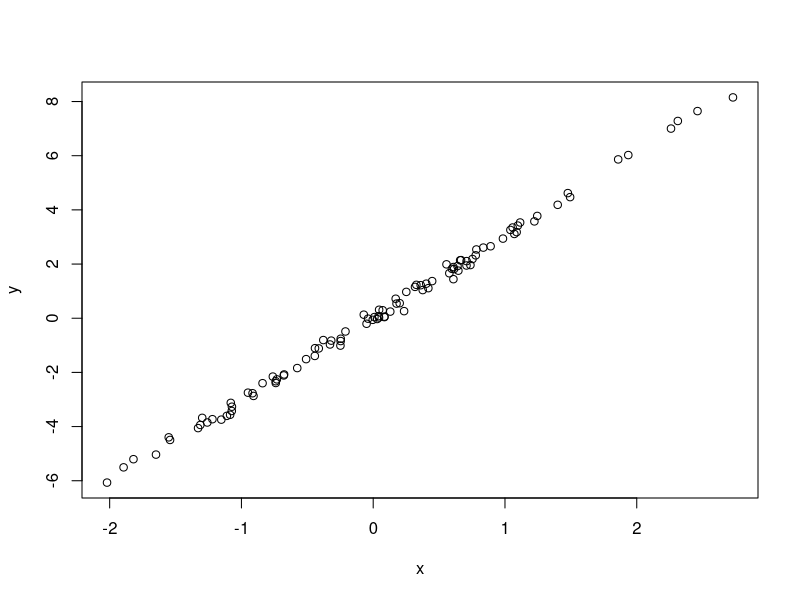

Write R code to recreate this figure.
# Simulate & plot data
# Renee Reynolds
# reynold1@arizona.edu
# 25 JUNE 2024


# Simulate predictor variable
x <- rnorm(n = 100)

# Simulate response variable with some noise
y <- 3 * x + rnorm(n = 100, sd = 0.2)

#Plot the data 
plot(x = x, y = y)

# Change on made GitHub

